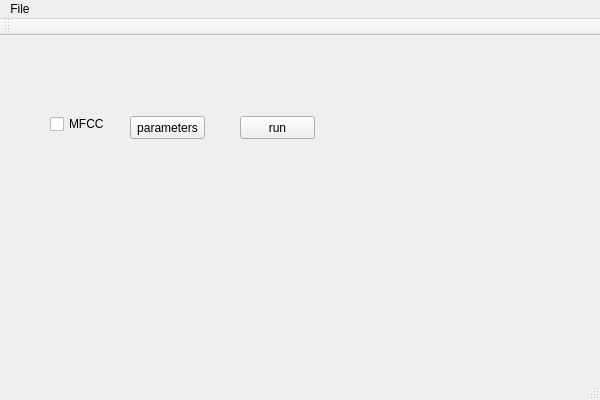
<?xml version="1.0" encoding="UTF-8"?>
<ui version="4.0">
 <class>MFCCClass</class>
 <widget class="QMainWindow" name="MFCCClass">
  <property name="geometry">
   <rect>
    <x>0</x>
    <y>0</y>
    <width>600</width>
    <height>400</height>
   </rect>
  </property>
  <property name="windowTitle">
   <string>MFCC</string>
  </property>
  <widget class="QWidget" name="centralWidget">
   <widget class="QCheckBox" name="MFCC">
    <property name="geometry">
     <rect>
      <x>50</x>
      <y>80</y>
      <width>71</width>
      <height>16</height>
     </rect>
    </property>
    <property name="text">
     <string>MFCC</string>
    </property>
   </widget>
   <widget class="QPushButton" name="parameters">
    <property name="geometry">
     <rect>
      <x>130</x>
      <y>80</y>
      <width>75</width>
      <height>23</height>
     </rect>
    </property>
    <property name="text">
     <string>parameters</string>
    </property>
   </widget>
   <widget class="QPushButton" name="run">
    <property name="geometry">
     <rect>
      <x>240</x>
      <y>80</y>
      <width>75</width>
      <height>23</height>
     </rect>
    </property>
    <property name="text">
     <string>run</string>
    </property>
   </widget>
  </widget>
  <widget class="QMenuBar" name="menuBar">
   <property name="geometry">
    <rect>
     <x>0</x>
     <y>0</y>
     <width>600</width>
     <height>22</height>
    </rect>
   </property>
   <widget class="QMenu" name="File">
    <property name="title">
     <string>File</string>
    </property>
    <addaction name="open"/>
   </widget>
   <addaction name="File"/>
  </widget>
  <widget class="QToolBar" name="mainToolBar">
   <attribute name="toolBarArea">
    <enum>TopToolBarArea</enum>
   </attribute>
   <attribute name="toolBarBreak">
    <bool>false</bool>
   </attribute>
  </widget>
  <widget class="QStatusBar" name="statusBar"/>
  <action name="open">
   <property name="text">
    <string>open</string>
   </property>
  </action>
 </widget>
 <layoutdefault spacing="6" margin="11"/>
 <resources>
  <include location="mfcc.qrc"/>
 </resources>
 <connections/>
</ui>
